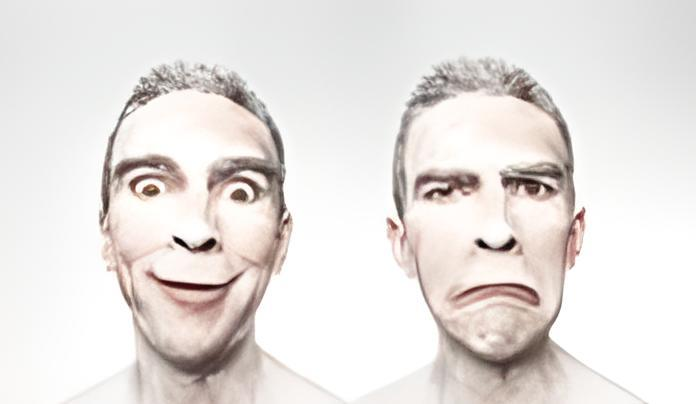
#> input picture PW1/test.jpg, 696 x 404 px
$ jupyter execute PW1.ipynb
#> lines starting #> are read from the running program, lines starting #| are printed output that depends on the picture; after the words box and inside, x2 and y2 are one past the last pixel; in counts of white or black regions, pixels touching at a corner belong together
# Manipulate an image with OpenCV

[cell 1]
import cv2
import matplotlib.pyplot as plt
import numpy as np

[cell 2]
#1.1. Import an image

image = cv2.imread('test.jpg')
#> image is the input picture: shape (404, 696, 3); mean B, G, R 223.8, 226.5, 231.6
#informations
print('classe :',type(image))
#| classe : <class 'numpy.ndarray'>
print('type :',image.dtype)
#| type : uint8
print('taille', image.shape)
#| taille (404, 696, 3)

plt.imshow(image)
plt.show()

[cell 3]
#reorganizing the image to be in RGB instead of being in BGR

b, g, r = cv2.split(image)
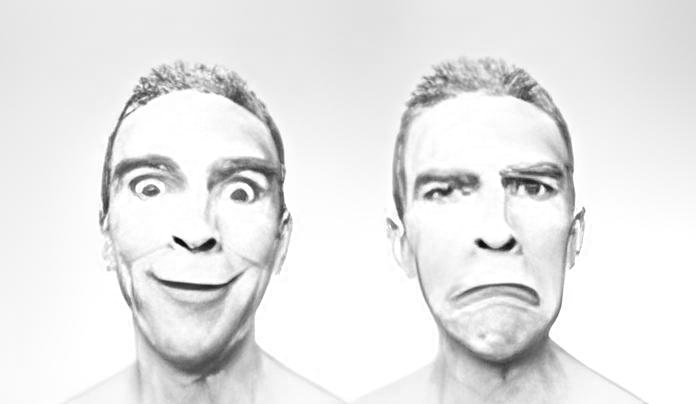
#> r: shape (404, 696); min 6, max 255, mean 231.6
image = cv2.merge([r,g,b])
plt.imshow(image)
plt.show()
cv2.imwrite('C:/Users/ADM-P2022/Computer-Vision/TD1/visages.png', image)
#> Out = True

[cell 4]
#1.2. Pixel histogram

hist_image = cv2.calcHist([image], [1],None,[256], [0,256])
#> hist_image = 256 values, max 46028 at index 255, min 2 at index 1, mean 1098.4
plt.plot(hist_image)
plt.show()
#> figure, not shown here; curve peaks at x = 255, y = 46028

[cell 5]
#1.3. grayscale image

grey_image = cv2.cvtColor(image,cv2.COLOR_RGB2GRAY)
plt.imshow(grey_image, cmap='Greys_r')
plt.show()
print("taille de l'image en nuance de gris:", grey_image.shape)
#| taille de l'image en nuance de gris: (404, 696)

[cell 6]
#1.4. Edge detection

fig, axs = plt.subplots(nrows = 3, ncols=3,figsize=(15,8))
#liste des valeurs
Val1 = [50,100,400]
Val2 = [50,100,400]
for i, val1 in enumerate(Val1):
    for j, val2 in enumerate(Val2):
        edge_image = cv2.Canny(image, val1, val2)
        axs[i][j].imshow(edge_image, cmap = 'Greys_r')
        axs[i][j].set_title((val1, val2))
        axs[i][j].set_axis_off()

[cell 7]
#1.5. Segmentation
fig, axs = plt.subplots(nrows = 1, ncols=3,figsize=(15,8))
#Transform the picture into a grey one
grey_image = cv2.cvtColor(image,cv2.COLOR_BGR2GRAY)

thresholds = [50,100,150]

for i, thresholds in enumerate(thresholds):
    val, seg_image = cv2.threshold(grey_image, thresholds, 255, cv2.THRESH_BINARY)
    axs[i].imshow(seg_image, cmap = 'Greys_r')
    axs[i].set_title(thresholds)
    axs[i].set_axis_off()
#> this loop made 3 passes
#> val on passes 1 to 3: 50, 100, 150
#> pass 1, `val, seg_image = cv2.threshold(grey_image, thresholds, 255, cv2.THRESH..`:
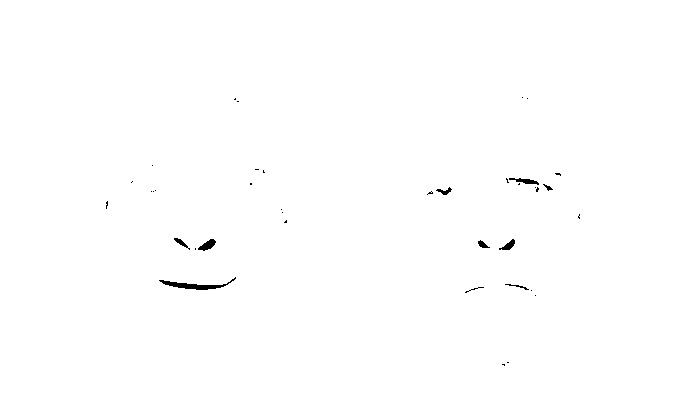
#> seg_image: shape (404, 696); 99.7% white; 38 black regions (28 under 20 px), largest, box (x1, y1, x2, y2) and area: (159, 277, 236, 290) 301, (198, 239, 216, 251) 115, (509, 178, 539, 185) 99

[cell 8]
#2. object detection
haar_file = 'haarcascade_frontalface_alt.xml'
face_cascade = cv2.CascadeClassifier(cv2.data.haarcascades + haar_file)

grey_image = cv2.cvtColor(image, cv2.COLOR_RGB2GRAY)
faces = face_cascade.detectMultiScale(grey_image)
#> faces = [[385, 104, 214, 214], [83, 97, 224, 224]]
print("Nombre de visages détecté dans l'image : {0}".format(len(faces)))
#| Nombre de visages détecté dans l'image : 2

[cell 9]
position_list = faces.tolist()
#> position_list = [[385, 104, 214, 214], [83, 97, 224, 224]]
print(position_list[0])
#| [385, 104, 214, 214]
for(x,y,w,h)in position_list:
    cv2.rectangle(image,(x,y), (x+w,y+h), color=255)
    plt.imshow(image)
    plt.show
#> this loop made 2 passes
#> image: shape (404, 696, 3); mean R, G, B 231.7, 225.1, 222.4
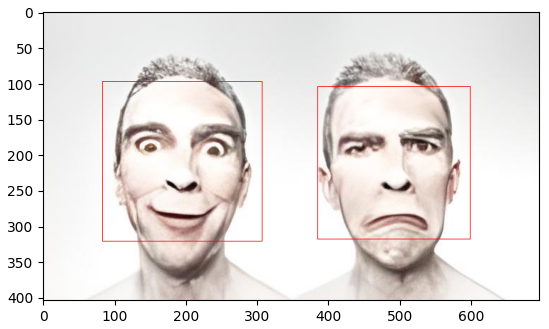
#> figure drawn by matplotlib, 1 panel

[cell 10]
cv2.imwrite('C:/Users/ADM-P2022/Computer-Vision/TD1/visages.jpg',image)
#> Out = True

[cell 11]
#3. exercise
from skimage import data
import matplotlib.pyplot as plt
import numpy as np
image = data.astronaut()
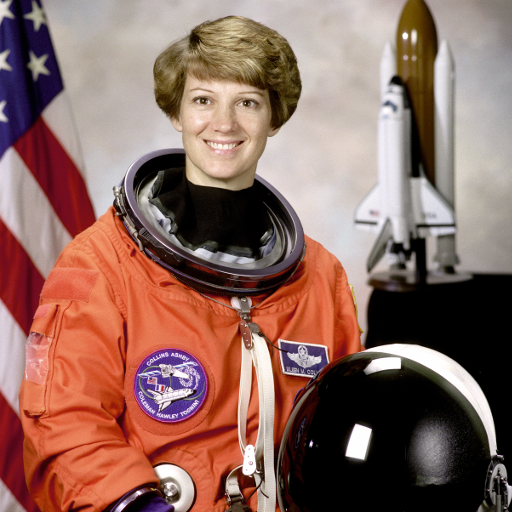
#> input picture skimage.data.astronaut(), 512 x 512 px
#> image is the input picture: shape (512, 512, 3); mean R, G, B 141.6, 105.8, 96.5
plt.imshow(image)
plt.show()

[cell 12]
# Splitting the image into different color channels
b, g, r = cv2.split(image)
#> b: shape (512, 512)
#> g: shape (512, 512)
#> r: shape (512, 512)

red_channel = cv2.merge([r, g * 0, b * 0])
green_channel = cv2.merge([r * 0, g, b * 0])
blue_channel = cv2.merge([r * 0 , g * 0, b ])
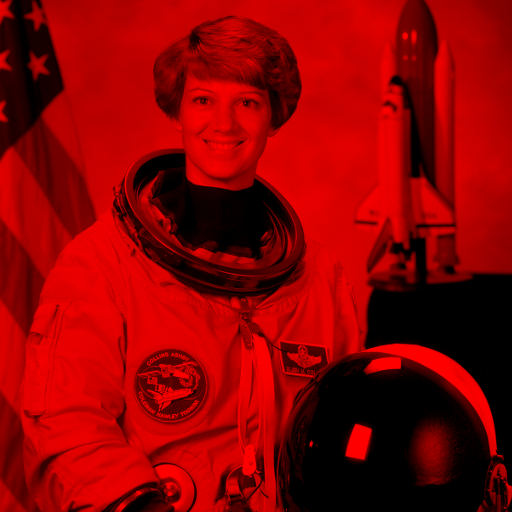
#> blue_channel: shape (512, 512, 3); mean B, G, R 0, 0, 141.6

# Display the three different channels
plt.subplot(131)
plt.imshow(red_channel)
plt.title('Red Channel')

plt.subplot(132)
plt.imshow(green_channel)
plt.title('Green Channel')

plt.subplot(133)
plt.imshow(blue_channel)
plt.title('Blue Channel')

plt.show()
#> figure, not shown here; B, G, R data is drawn as R, G, B

[cell 13]
#segmentation for the red channel :
grey_image = cv2.cvtColor(red_channel, cv2.COLOR_BGR2GRAY)
#> grey_image: shape (512, 512)

seuil = [100, 150, 200]

fig, axs = plt.subplots(1, 3, figsize=(15, 8))

for i, seuil in enumerate(seuil):
    val, seg_image = cv2.threshold(grey_image, seuil, 255, cv2.THRESH_BINARY)

    axs[i].imshow(seg_image, cmap='Greys_r')

    axs[i].set_title(seuil)
    axs[i].set_axis_off()
#> this loop made 3 passes
#> val on passes 1 to 3: 100, 150, 200

[cell 14]
#segmentation for the blue channel :
grey_image = cv2.cvtColor(blue_channel, cv2.COLOR_BGR2GRAY)
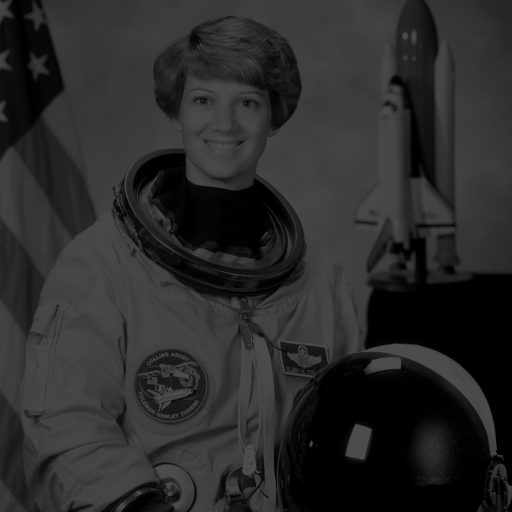
#> grey_image: shape (512, 512); min 0, max 76, mean 42.3

seuil = [100, 150, 200]

fig, axs = plt.subplots(1, 3, figsize=(15, 8))

for i, seuil in enumerate(seuil):
    val, seg_image = cv2.threshold(grey_image, seuil, 255, cv2.THRESH_BINARY)

    axs[i].imshow(seg_image, cmap='Greys_r')

    axs[i].set_title(seuil)
    axs[i].set_axis_off()

[cell 15]
#segmentation for the green one:
grey_image = cv2.cvtColor(green_channel, cv2.COLOR_BGR2GRAY)

seuil = [100, 150, 200]

fig, axs = plt.subplots(1, 3, figsize=(15, 8))

for i, seuil in enumerate(seuil):
    val, seg_image = cv2.threshold(grey_image, seuil, 255, cv2.THRESH_BINARY)

    axs[i].imshow(seg_image, cmap='Greys_r')

    axs[i].set_title(seuil)
    axs[i].set_axis_off()
#> this loop made 3 passes
#> pass 1, `val, seg_image = cv2.threshold(grey_image, seuil, 255, cv2.THRESH_BINA..`:
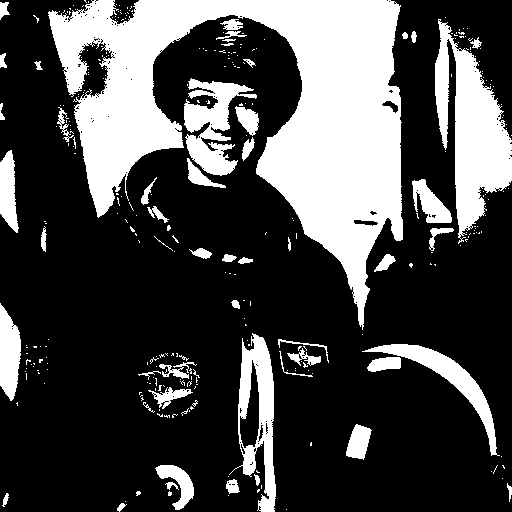
#> seg_image: shape (512, 512); 28.5% white; 315 white regions (264 under 20 px), largest, box (x1, y1, x2, y2) and area: (48, 0, 403, 330) 46503, (435, 19, 512, 244) 8355, (229, 333, 276, 512) 3508

[cell 16]
b, g, r = cv2.split(image)
image = cv2.merge([r,g,b])

#i also did one for the original image

grey_image = cv2.cvtColor(image, cv2.COLOR_BGR2GRAY)
seuil = [100, 150, 200]
fig, axs = plt.subplots(1, 3, figsize=(15, 8))
for i, seuil in enumerate(seuil):
    val, seg_image = cv2.threshold(grey_image, seuil, 255, cv2.THRESH_BINARY)
    axs[i].imshow(seg_image, cmap='Greys_r')
    axs[i].set_title(seuil)
    axs[i].set_axis_off()
#> this loop made 3 passes
#> pass 1, `val, seg_image = cv2.threshold(grey_image, seuil, 255, cv2.THRESH_BINA..`:
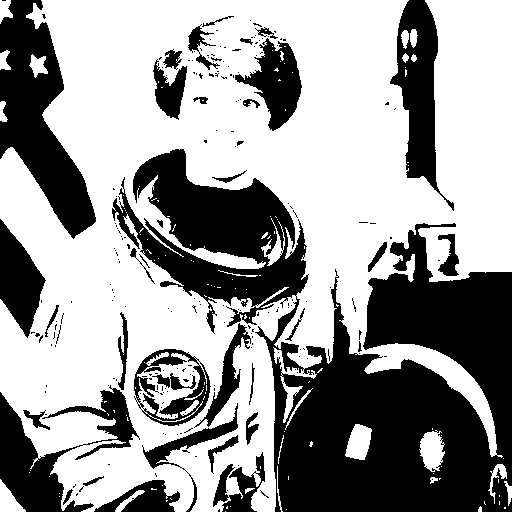
#> seg_image: shape (512, 512); 60.8% white; 220 black regions (182 under 20 px), largest, box (x1, y1, x2, y2) and area: (112, 149, 512, 512) 61677, (0, 0, 96, 239) 10558, (0, 385, 140, 512) 6192

[cell 17]
#2. object detection
haar_file = 'haarcascade_eye_tree_eyeglasses.xml'
eye_cascade = cv2.CascadeClassifier(cv2.data.haarcascades + haar_file)
eyes = eye_cascade.detectMultiScale(image)
#> eyes = [[191, 89, 24, 24], [233, 89, 29, 29]]
print("Nombre d'oeils détectés dans l'image : {0}".format(len(faces)))
#| Nombre d'oeils détectés dans l'image : 2

[cell 18]
image = data.astronaut()

[cell 19]
position_list = eyes.tolist()
#> position_list = [[191, 89, 24, 24], [233, 89, 29, 29]]
print(position_list[0])
#| [191, 89, 24, 24]
for(x,y,w,h)in position_list:
    cv2.rectangle(image,(x,y), (x+w,y+h), color=255)
    plt.imshow(image)
    plt.show
#> this loop made 2 passes
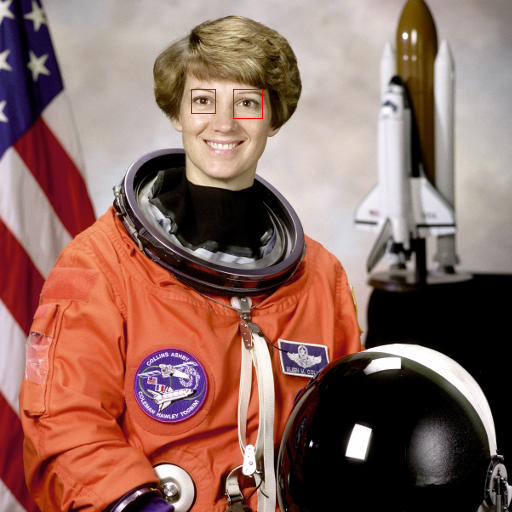
#> image: shape (512, 512, 3); 0.08% of pixels changed, all inside (x1, y1, x2, y2) = (191, 89, 263, 119)
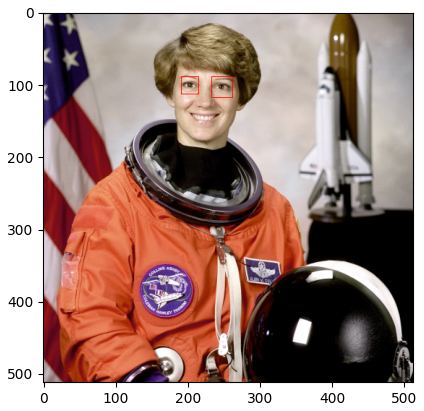
#> figure drawn by matplotlib, 1 panel
